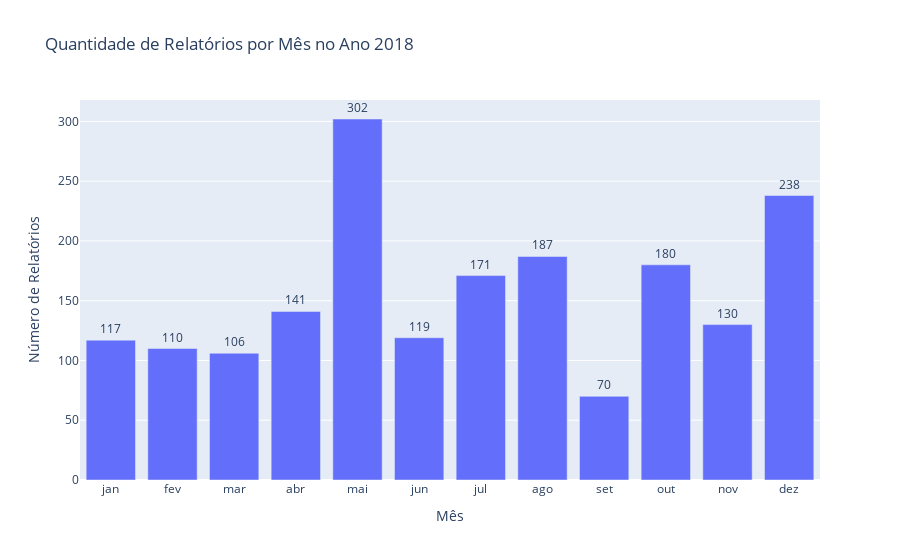
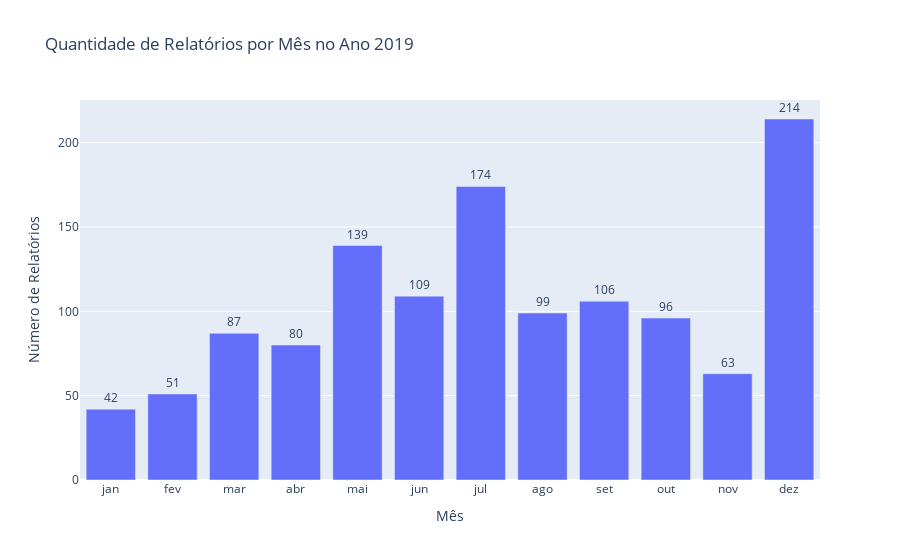
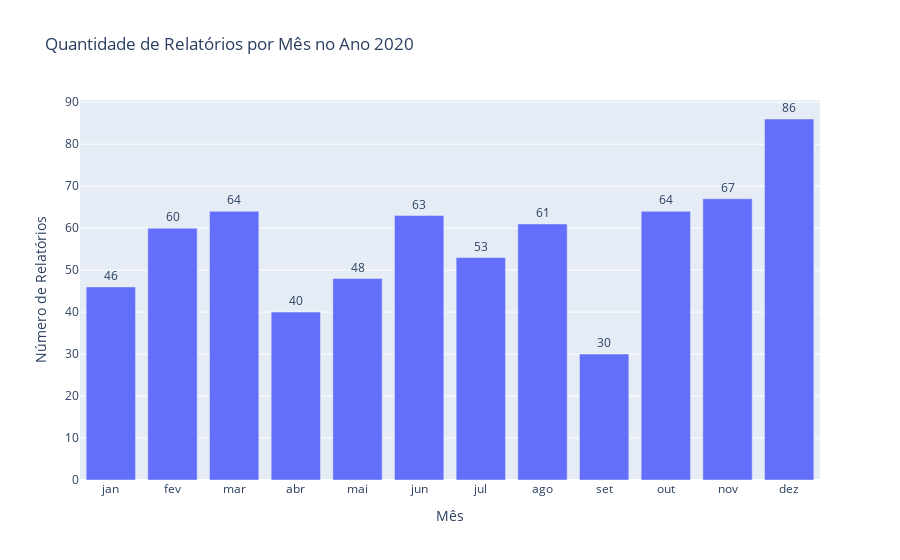
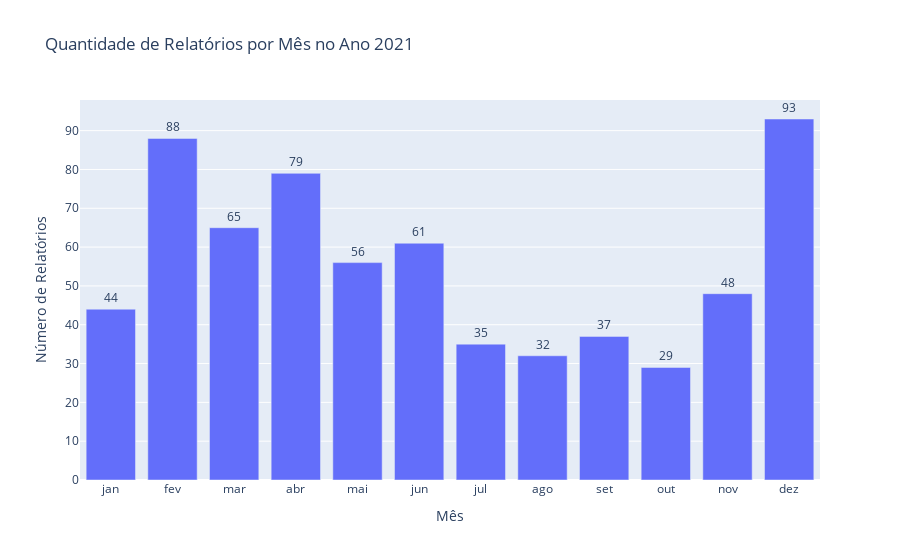

The code cell stored with these charts, in order, in its notebook:
### Markdown cell above
## 10. Casos Mensais
Nesse tópico veremos a quantidade de relatórios publicados em cada mês ao longos dos anos.

### Code cell
# Carregar o DataFrame
df = pd.read_csv("relatorios.csv")

# Converter a coluna 'Data' para string
df['Data'] = df['Data'].astype("string").str.strip()

# Substituir '#NULL' e valores vazios por NaN
df['Ano'] = df['Ano'].replace("#NULL!", pd.NA)
df = df.dropna(subset=['Ano'])  # Remover linhas onde 'Ano' é NaN

# Converter a coluna 'Ano' para int para evitar problemas posteriores
df['Ano'] = df['Ano'].astype(int)

# Criar um dicionário para armazenar as contagens por ano e por mês
contagens_ano_mes = {}

# Obter a lista de anos únicos (já sem #NULL)
anos = df['Ano'].unique()

# Iterar sobre cada ano para contar os meses
for ano in anos:
    # Filtrar o DataFrame para o ano atual
    df_ano = df[df['Ano'] == ano]

    # Contar quantas linhas contêm cada mês no ano atual
    quantidade_jan = df_ano['Data'].str.contains('jan', case=False, na=False).sum()
    quantidade_fev = df_ano['Data'].str.contains('fev', case=False, na=False).sum()
    quantidade_mar = df_ano['Data'].str.contains('mar', case=False, na=False).sum()
    quantidade_abr = df_ano['Data'].str.contains('abr', case=False, na=False).sum()
    quantidade_mai = df_ano['Data'].str.contains('mai', case=False, na=False).sum()
    quantidade_jun = df_ano['Data'].str.contains('jun', case=False, na=False).sum()
    quantidade_jul = df_ano['Data'].str.contains('jul', case=False, na=False).sum()
    quantidade_ago = df_ano['Data'].str.contains('ago', case=False, na=False).sum()
    quantidade_set = df_ano['Data'].str.contains('set', case=False, na=False).sum()
    quantidade_out = df_ano['Data'].str.contains('out', case=False, na=False).sum()
    quantidade_nov = df_ano['Data'].str.contains('nov', case=False, na=False).sum()
    quantidade_dez = df_ano['Data'].str.contains('dez', case=False, na=False).sum()

    # Armazenar os resultados em um dicionário usando o ano como chave
    contagens_ano_mes[ano] = {
        'jan': quantidade_jan,
        'fev': quantidade_fev,
        'mar': quantidade_mar,
        'abr': quantidade_abr,
        'mai': quantidade_mai,
        'jun': quantidade_jun,
        'jul': quantidade_jul,
        'ago': quantidade_ago,
        'set': quantidade_set,
        'out': quantidade_out,
        'nov': quantidade_nov,
        'dez': quantidade_dez
    }

# Converter o dicionário 'contagens_ano_mes' em um DataFrame
df_contagens = pd.DataFrame.from_dict(contagens_ano_mes, orient='index').reset_index()
df_contagens = df_contagens.rename(columns={'index': 'Ano'})

# Transformar o DataFrame para que tenhamos uma estrutura mais adequada para gráficos (long format)
df_contagens_long = df_contagens.melt(id_vars=['Ano'], var_name='Mês', value_name='Quantidade')

# Ordenar os meses de forma adequada
meses_ordenados = ['jan', 'fev', 'mar', 'abr', 'mai', 'jun', 'jul', 'ago', 'set', 'out', 'nov', 'dez']
df_contagens_long['Mês'] = pd.Categorical(df_contagens_long['Mês'], categories=meses_ordenados, ordered=True)

# Ordenar os anos em ordem crescente
df_contagens_long = df_contagens_long.sort_values(by='Ano')

# Criar gráficos de barras para cada ano e exibir a distribuição de relatórios por mês
anos_unicos = sorted(df_contagens_long['Ano'].unique())

for ano in anos_unicos:
    df_ano = df_contagens_long[df_contagens_long['Ano'] == ano]
    
    fig = px.bar(df_ano, x='Mês', y='Quantidade',
                 title=f'Quantidade de Relatórios por Mês no Ano {ano}',
                 labels={'Mês': 'Mês', 'Quantidade': 'Número de Relatórios'},
                 text='Quantidade')
    
    fig.update_traces(textposition='outside')
    fig.update_layout(xaxis=dict(categoryorder='array', categoryarray=meses_ordenados),
                      yaxis_title='Número de Relatórios',
                      xaxis_title='Mês')
    
    # Exibir o gráfico
    fig.show()

### Figure 1 — Plotly figure (JSON) as saved in the notebook; plotly's stock layout.template omitted (floating-point values rounded to 4 significant figures)
{"data": [{"alignmentgroup": "True", "hovertemplate": "Mês=%{x}<br>Número de Relatórios=%{text}<extra></extra>", "legendgroup": "", "marker": {"color": "#636efa", "pattern": {"shape": ""}}, "name": "", "offsetgroup": "", "orientation": "v", "showlegend": false, "text": [119, 130, 180, 70, 187, 171, 302, 141, 106, 110, 238, 117], "textposition": "outside", "type": "bar", "x": ["jun", "nov", "out", "set", "ago", "jul", "mai", "abr", "mar", "fev", "dez", "jan"], "xaxis": "x", "y": [119, 130, 180, 70, 187, 171, 302, 141, 106, 110, 238, 117], "yaxis": "y"}], "layout": {"barmode": "relative", "legend": {"tracegroupgap": 0}, "title": {"text": "Quantidade de Relatórios por Mês no Ano 2018"}, "xaxis": {"anchor": "y", "categoryarray": ["jan", "fev", "mar", "abr", "mai", "jun", "jul", "ago", "set", "out", "nov", "dez"], "categoryorder": "array", "domain": [0, 1], "title": {"text": "Mês"}}, "yaxis": {"anchor": "x", "domain": [0, 1], "title": {"text": "Número de Relatórios"}}}}

### Figure 2 — Plotly figure (JSON) as saved in the notebook; plotly's stock layout.template omitted (floating-point values rounded to 4 significant figures)
{"data": [{"alignmentgroup": "True", "hovertemplate": "Mês=%{x}<br>Número de Relatórios=%{text}<extra></extra>", "legendgroup": "", "marker": {"color": "#636efa", "pattern": {"shape": ""}}, "name": "", "offsetgroup": "", "orientation": "v", "showlegend": false, "text": [51, 109, 80, 174, 99, 42, 106, 139, 96, 63, 214, 87], "textposition": "outside", "type": "bar", "x": ["fev", "jun", "abr", "jul", "ago", "jan", "set", "mai", "out", "nov", "dez", "mar"], "xaxis": "x", "y": [51, 109, 80, 174, 99, 42, 106, 139, 96, 63, 214, 87], "yaxis": "y"}], "layout": {"barmode": "relative", "legend": {"tracegroupgap": 0}, "title": {"text": "Quantidade de Relatórios por Mês no Ano 2019"}, "xaxis": {"anchor": "y", "categoryarray": ["jan", "fev", "mar", "abr", "mai", "jun", "jul", "ago", "set", "out", "nov", "dez"], "categoryorder": "array", "domain": [0, 1], "title": {"text": "Mês"}}, "yaxis": {"anchor": "x", "domain": [0, 1], "title": {"text": "Número de Relatórios"}}}}

### Figure 3 — Plotly figure (JSON) as saved in the notebook; plotly's stock layout.template omitted (floating-point values rounded to 4 significant figures)
{"data": [{"alignmentgroup": "True", "hovertemplate": "Mês=%{x}<br>Número de Relatórios=%{text}<extra></extra>", "legendgroup": "", "marker": {"color": "#636efa", "pattern": {"shape": ""}}, "name": "", "offsetgroup": "", "orientation": "v", "showlegend": false, "text": [30, 48, 46, 64, 86, 63, 67, 61, 53, 60, 64, 40], "textposition": "outside", "type": "bar", "x": ["set", "mai", "jan", "out", "dez", "jun", "nov", "ago", "jul", "fev", "mar", "abr"], "xaxis": "x", "y": [30, 48, 46, 64, 86, 63, 67, 61, 53, 60, 64, 40], "yaxis": "y"}], "layout": {"barmode": "relative", "legend": {"tracegroupgap": 0}, "title": {"text": "Quantidade de Relatórios por Mês no Ano 2020"}, "xaxis": {"anchor": "y", "categoryarray": ["jan", "fev", "mar", "abr", "mai", "jun", "jul", "ago", "set", "out", "nov", "dez"], "categoryorder": "array", "domain": [0, 1], "title": {"text": "Mês"}}, "yaxis": {"anchor": "x", "domain": [0, 1], "title": {"text": "Número de Relatórios"}}}}

### Figure 4 — Plotly figure (JSON) as saved in the notebook; plotly's stock layout.template omitted (floating-point values rounded to 4 significant figures)
{"data": [{"alignmentgroup": "True", "hovertemplate": "Mês=%{x}<br>Número de Relatórios=%{text}<extra></extra>", "legendgroup": "", "marker": {"color": "#636efa", "pattern": {"shape": ""}}, "name": "", "offsetgroup": "", "orientation": "v", "showlegend": false, "text": [56, 93, 32, 61, 48, 65, 44, 37, 29, 35, 79, 88], "textposition": "outside", "type": "bar", "x": ["mai", "dez", "ago", "jun", "nov", "mar", "jan", "set", "out", "jul", "abr", "fev"], "xaxis": "x", "y": [56, 93, 32, 61, 48, 65, 44, 37, 29, 35, 79, 88], "yaxis": "y"}], "layout": {"barmode": "relative", "legend": {"tracegroupgap": 0}, "title": {"text": "Quantidade de Relatórios por Mês no Ano 2021"}, "xaxis": {"anchor": "y", "categoryarray": ["jan", "fev", "mar", "abr", "mai", "jun", "jul", "ago", "set", "out", "nov", "dez"], "categoryorder": "array", "domain": [0, 1], "title": {"text": "Mês"}}, "yaxis": {"anchor": "x", "domain": [0, 1], "title": {"text": "Número de Relatórios"}}}}
